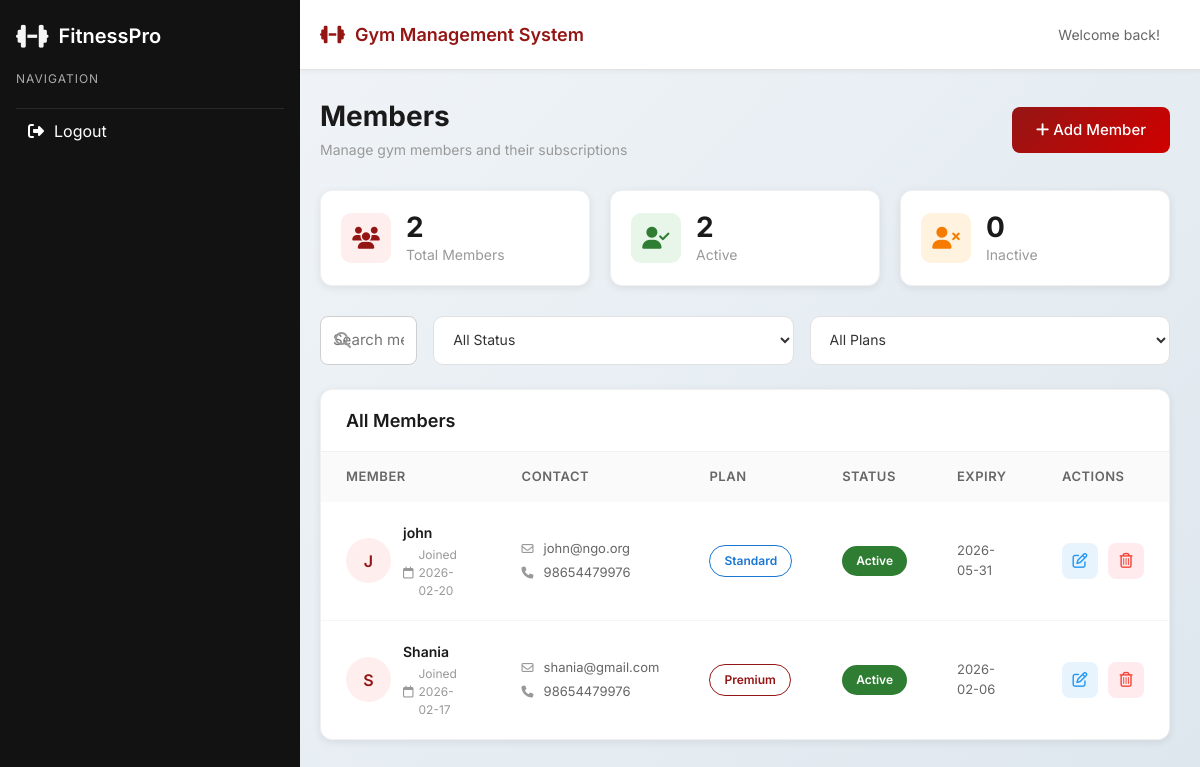
Before: /modules/members.php (signed in) with the older database file.
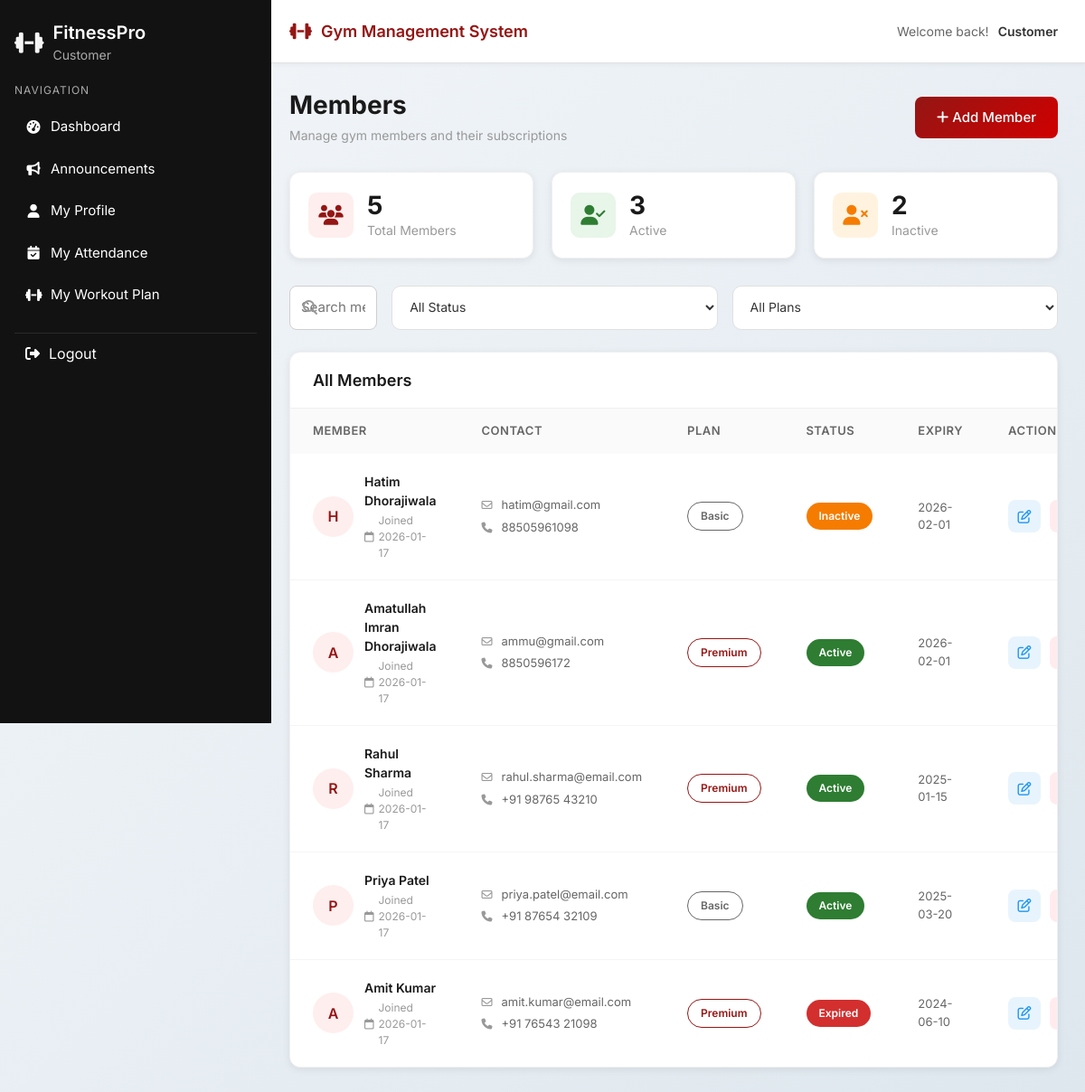
After: the same page with the newer database file.
### tables this page shows
CREATE TABLE `members` (
  `id` int(11) NOT NULL,
  `full_name` varchar(100) NOT NULL,
  `email` varchar(100) NOT NULL,
  `phone` varchar(20) NOT NULL,
  `dob` date NOT NULL,
  `gender` enum('Male','Female','Other') NOT NULL,
  `address` text NOT NULL,
  `membership_type` varchar(50) NOT NULL,
  `start_date` date NOT NULL,
  `end_date` date NOT NULL,
  `duration` varchar(20) NOT NULL,
  `membership_status` enum('Active','Inactive','Expired') DEFAULT 'Active',
  `fitness_level` enum('Beginner','Medium','Advanced') DEFAULT 'Beginner',
  `created_at` timestamp NOT NULL DEFAULT current_timestamp(),
  `updated_at` timestamp NOT NULL DEFAULT current_timestamp() ON UPDATE current_timestamp()
);

### modules/members.php (the view, shortened to what the changed rows need)
<?php
require_once '../dbcon.php';
$page = 'members';
$sql = "SELECT * FROM members ORDER BY created_at DESC";
$result = mysqli_query($conn, $sql);
$members = [];
if (mysqli_num_rows($result) > 0) {
    while($row = mysqli_fetch_assoc($result)) {
        $members[] = $row;
    }
}
$total_members = count($members);
$active_members = 0;
$inactive_members = 0;
foreach ($members as $member) {
    if ($member['membership_status'] === 'Active') {
        $active_members++;
    } else {
        $inactive_members++;
    }
}
?>
<!DOCTYPE html>
<!DOCTYPE html>
<html lang="en">
<head>
  <link href="https://cdn.jsdelivr.net/npm/bootstrap@5.3.2/dist/css/bootstrap.min.css" rel="stylesheet">
  <link rel="stylesheet" href="https://cdnjs.cloudflare.com/ajax/libs/font-awesome/6.5.1/css/all.min.css">
  <link rel="stylesheet" href="../css/sidebar.css">
  <link rel="stylesheet" href="../css/common.css">
</head>
<body>
<?php include '../layout/header.php'; ?>
<?php include '../layout/sidebar.php'; ?>
<div class="main-wrapper">
  <div class="main-content">
    <div class="page-header">
      <div class="d-flex justify-content-between align-items-center">
        <div>
          <h1 class="page-title">Members</h1>
        </div>
      </div>
    </div>
    <div class="stats-grid">
      <div class="stat-card">
        <div class="stat-info">
          <h3><?= $total_members ?></h3>
          <p>Total Members</p>
        </div>
      </div>
      <div class="stat-card">
        <div class="stat-info">
          <h3><?= $active_members ?></h3>
          <p>Active</p>
        </div>
      </div>
      <div class="stat-card">
        <div class="stat-info">
          <h3><?= $inactive_members ?></h3>
          <p>Inactive</p>
        </div>
      </div>
    </div>
    <div class="members-table-container">
      <table class="members-table">
        <thead>
          <tr>
            <th>Member</th>
            <th>Contact</th>
            <th>Plan</th>
            <th>Status</th>
            <th>Expiry</th>
            <th>Actions</th>
          </tr>
        </thead>
        <tbody id="membersTableBody">
          <?php if (count($members) > 0): ?>
            <?php foreach ($members as $member):
              $initial = strtoupper(substr($member['full_name'], 0, 1));
              $plan_type = explode(' - ', $member['membership_type'])[0];
            ?>
            <tr data-member-id="<?= $member['id'] ?>"
                data-status="<?= strtolower($member['membership_status']) ?>"
                data-plan="<?= strtolower($plan_type) ?>">
              <td>
                <div class="member-cell">
                  <div class="member-avatar"><?= $initial ?></div>
                  <div class="member-info">
                    <span class="name"><?= htmlspecialchars($member['full_name']) ?></span>
                    <span class="joined">
                      <i class="fa-regular fa-calendar"></i>
                      Joined <?= date('Y-m-d', strtotime($member['created_at'])) ?>
                    </span>
                  </div>
                </div>
              </td>
              <td>
                <div class="contact-cell">
                  <div class="email">
                    <i class="fa-regular fa-envelope"></i>
                    <?= htmlspecialchars($member['email']) ?>
                  </div>
                  <div class="phone">
                    <i class="fa-solid fa-phone"></i>
                    <?= htmlspecialchars($member['phone']) ?>
                  </div>
                </div>
              </td>
              <td>
                <span class="plan-badge <?= strtolower($plan_type) ?>">
                  <?= htmlspecialchars($plan_type) ?>
                </span>
              </td>
              <td>
                <span class="status-badge <?= strtolower($member['membership_status']) ?>">
                  <?= htmlspecialchars($member['membership_status']) ?>
                </span>
              </td>
              <td>
                <div class="expiry-date">
                  <?= date('Y-m-d', strtotime($member['end_date'])) ?>
                </div>
              </td>
              <td>
                <div class="action-buttons">
                  <button class="btn-action edit" onclick='openEditModal(<?= json_encode($member) ?>)' title="Edit Member">
                    <i class="fa-regular fa-pen-to-square"></i>
                  </button>
                  <button class="btn-action delete" onclick="deleteMember(<?= $member['id'] ?>, '<?= htmlspecialchars($member['full_name']) ?>')" title="Delete Member">
                    <i class="fa-regular fa-trash-can"></i>
                  </button>
                </div>
              </td>
            </tr>
            <?php endforeach; ?>
          <?php else: ?>
            <tr>
              <td colspan="6" class="text-center">No members found. <a href="member-entry.php">Add your first member</a></td>
            </tr>
          <?php endif; ?>
        </tbody>
      </table>
    </div>
  </div>
</div>
</body>
</html>

### layout/header.php (shortened to what the changed rows need)
<!DOCTYPE html>
<html lang="en">
<head>
  <link href="https://cdn.jsdelivr.net/npm/bootstrap@5.3.2/dist/css/bootstrap.min.css" rel="stylesheet">
  <link rel="stylesheet" href="https://cdnjs.cloudflare.com/ajax/libs/font-awesome/6.5.1/css/all.min.css">
  <link rel="stylesheet" href="../css/sidebar.css">
  <link rel="stylesheet" href="../css/common.css">
</head>
<body>
<div class="top-header">
  <div class="header-left">
    <h1 class="header-title">
      <i class="fa-solid fa-dumbbell"></i>
      Gym Management System
    </h1>
  </div>
  <div class="header-right">
    <span class="welcome-text">Welcome back!</span>
    <span class="user-role"><?= isset($_SESSION['role']) ? ucfirst($_SESSION['role']) : 'Admin' ?></span>
  </div>
</div>

### layout/sidebar.php (shortened to what the changed rows need)
<?php
$user_role = isset($_SESSION['role']) ? $_SESSION['role'] : 'guest';
if ($user_role == 'admin') {
    $base = '../admin1/';
} elseif ($user_role == 'receptionist') {
    $base = '../receptionist/';
} elseif ($user_role == 'trainer') {
    $base = '../trainer/';
} elseif ($user_role == 'accountant') {
    $base = '../accountant/';
} elseif ($user_role == 'customer') {
    $base = '../customer/';
} else {
    $base = '../';
}
$menus = [
    'admin' => [
        'dashboard'       => true,
        'members'         => true,
        'staff'           => true,
        'attendance'      => true,
        'announcements'   => true,
        'payments'        => true,
        'equipment'       => true,
        'reports'         => true,
        'settings'        => true
    ],
    'trainer' => [
        'dashboard'        => true,
        'assigned_members' => true,
        'attendance'       => true,
        'announcements'    => true,
        'reports'          => false
    ],
    'receptionist' => [
        'dashboard'      => true,
        'members'        => true,
        'attendance'     => true,
        'announcements'  => true
    ],
    'accountant' => [
        'dashboard'     => true,
        'payments'      => true,
        'reports'       => true,
        'members'       => true
    ],
    'customer' => [
        'dashboard'     => true,
        'my_profile'    => true,
        'my_attendance' => true,
        'my_workout'    => true,
        'announcements' => true
    ]
];
$user_menu = $menus[$user_role] ?? [];
?>
<aside class="sidebar">
  <div class="brand">
    <div class="brand-text">
      <h2>FitnessPro</h2>
      <p><?= ucfirst($user_role) ?></p>
    </div>
  </div>
  <div class="nav-section">
    <ul class="nav-list">
      <?php if (!empty($user_menu['dashboard'])): ?>
      <li class="<?php if($page=='dashboard') echo 'active'; ?>">
        <a href="<?= $base ?>index.php">
          <i class="fas fa-tachometer-alt"></i><span>Dashboard</span>
        </a>
      </li>
      <?php endif; ?>
      <?php if (!empty($user_menu['announcements'])): ?>
      <li class="<?php if($page=='announcements') echo 'active'; ?>">
        <a href="../modules/announcements.php">
          <i class="fas fa-bullhorn"></i><span>Announcements</span>
        </a>
      </li>
      <?php endif; ?>
      <?php if (!empty($user_menu['my_profile'])): ?>
      <li class="<?php if($page=='my-profile') echo 'active'; ?>">
        <a href="<?= $base ?>my-profile.php">
          <i class="fas fa-user"></i><span>My Profile</span>
        </a>
      </li>
      <?php endif; ?>
      <?php if (!empty($user_menu['my_attendance'])): ?>
      <li class="<?php if($page=='my-attendance') echo 'active'; ?>">
        <a href="<?= $base ?>my-attendance.php">
          <i class="fas fa-calendar-check"></i><span>My Attendance</span>
        </a>
      </li>
      <?php endif; ?>
      <?php if (!empty($user_menu['my_workout'])): ?>
      <li class="<?php if($page=='my-workout') echo 'active'; ?>">
        <a href="<?= $base ?>my-workout.php">
          <i class="fas fa-dumbbell"></i><span>My Workout Plan</span>
        </a>
      </li>
      <?php endif; ?>
    </ul>
  </div>
</aside>

Changed rows visible on the page:
removed members: full_name "J", full_name "john", created_at "2026-02-20", email "john@ngo.org", phone "98654479976", membership_type "Standard", membership_status "Active", end_date "2026-05-31"
removed members: full_name "S", full_name "Shania", created_at "2026-02-17", email "shania@gmail.com", phone "98654479976", membership_type "Premium", membership_status "Active", end_date "2026-02-06"
added members: full_name "H", full_name "Hatim Dhorajiwala", created_at "2026-01-17", email "hatim@gmail.com", phone "88505961098", membership_type "Basic", membership_status "Inactive", end_date "2026-02-01"
added members: full_name "A", full_name "Amatullah Imran Dhorajiwala", created_at "2026-01-17", email "ammu@gmail.com", phone "8850596172", membership_type "Premium", membership_status "Active", end_date "2026-02-01"
added members: full_name "R", full_name "Rahul Sharma", created_at "2026-01-17", email "rahul.sharma@email.com", phone "+91 98765 43210", membership_type "Premium", membership_status "Active", end_date "2025-01-15"
added members: full_name "P", full_name "Priya Patel", created_at "2026-01-17", email "priya.patel@email.com", phone "+91 87654 32109", membership_type "Basic", membership_status "Active", end_date "2025-03-20"
added members: full_name "A", full_name "Amit Kumar", created_at "2026-01-17", email "amit.kumar@email.com", phone "+91 76543 21098", membership_type "Premium", membership_status "Expired", end_date "2024-06-10"
Other visible differences:
$_SESSION['role']: (not shown) → "Customer"
$user_role: (not shown) → "Customer"
$total_members: "2" → "5"
$active_members: "2" → "3"
$inactive_members: "0" → "2"
text now shown: "Dashboard Announcements My Profile My Attendance My Workout Plan"
